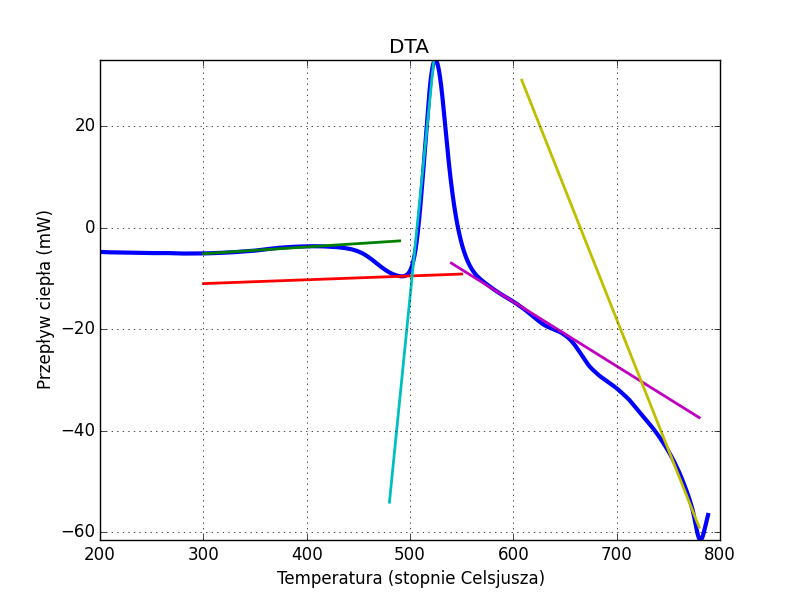

Python code for this plot:
import numpy as np
import matplotlib.pyplot as plt
from scipy.interpolate import interp1d

with open("zad1_dta_2_read.txt") as file:
	A=np.loadtxt(file)
time_minutes = A[:,0]
temperature_celsius = A[:,1]
HF_mW = A[:,2]
mass_g = A[:,3]

dT = np.average(np.gradient(temperature_celsius))
heat_flow_gradient = np.gradient(HF_mW, dT)

plt.ion()

plt.plot(temperature_celsius, HF_mW, "-", lw=3)
# plt.plot(temperature_celsius, heat_flow_gradient, "r-")
plt.grid(True)

for i, j, k, l, name in ((300, 430, 300, 490),(490,495, 300, 550), (500, 520, 480, 535), (580, 600, 540, 780), (743,780,608,780)):
	obszar = (i < temperature_celsius) * (temperature_celsius < j)
	t1 = temperature_celsius[obszar]
	HF = HF_mW[obszar]
	f = np.polyfit(t1, HF, 1)
	print(f)
	f1 = lambda x: f[0]*x + f[1]
	obszar2 = (k < temperature_celsius) * (temperature_celsius < l)
	t2 = temperature_celsius[obszar2]
	plt.plot(t2, f1(t2), "-", lw=2, label=name)


plt.title("DTA")
plt.ylabel("Przepływ ciepła (mW)")
plt.xlabel("Temperatura (stopnie Celsjusza)")
plt.ylim(min(HF_mW), max(HF_mW))
plt.savefig("z1.png")
plt.show()
